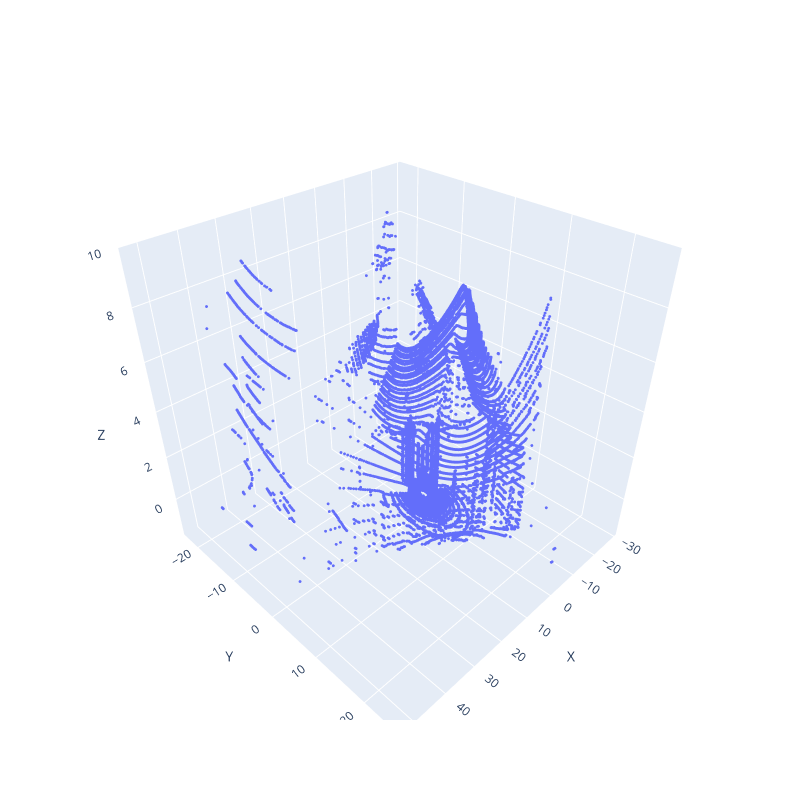

Here is the notebook cell this chart was saved with:
### Code cell
fig = go.Figure(
    data=[go.Scatter3d(
        x=xyz[:, 0],
        y=xyz[:, 1],
        z=xyz[:, 2],
        mode="markers",
        marker=dict(size=1),
    )]
)
fig.update_layout(
    scene=dict(
        xaxis_title="X",
        yaxis_title="Y",
        zaxis_title="Z",
    ),
    width=800,
    height=800,
)
fig.show()

### Figure 1 — Plotly figure (JSON) as saved in the notebook; plotly's stock layout.template omitted (floating-point values rounded to 4 significant figures; data arrays with more than 128 entries replaced by an {"elided": "..."} marker saying what was removed)
{"data": [{"marker": {"size": 1}, "mode": "markers", "type": "scatter3d", "x": {"elided": "65536 float values"}, "y": {"elided": "65536 float values"}, "z": {"elided": "65536 float values"}}], "layout": {"height": 800, "scene": {"xaxis": {"title": {"text": "X"}}, "yaxis": {"title": {"text": "Y"}}, "zaxis": {"title": {"text": "Z"}}}, "width": 800}}
